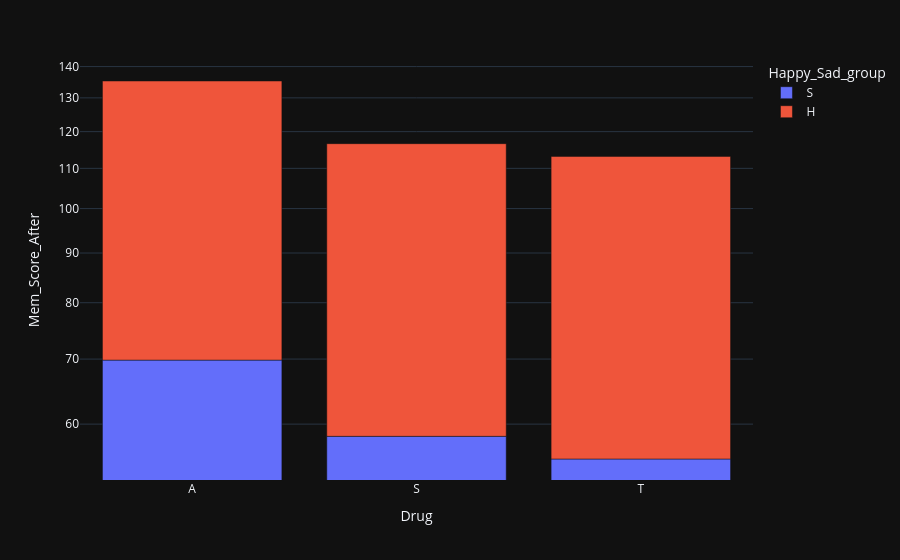

The cell this chart's notebook holds for it:
### Markdown cell above
Participants who received Alprazolam (A) show the highest median memory score after treatment, with a wider performance range indicating mixed but overall stronger recall. Triazolam (T) and the placebo (S) show lower medians, suggesting weaker memory retention compared to Alprazolam.

### Code cell
grgs = cleaned_data.groupby(["Drug","Happy_Sad_group"])[["Mem_Score_After"]].mean().reset_index()
fig = px.bar(grgs[['Drug', 'Mem_Score_After','Happy_Sad_group']].sort_values('Mem_Score_After', ascending=False), 
             y="Mem_Score_After", x="Drug", color='Happy_Sad_group', 
             log_y=True, template='plotly_dark')
fig.show()

### Figure 1 — Plotly figure (JSON) as saved in the notebook; plotly's stock layout.template omitted (floating-point values rounded to 4 significant figures)
{"data": [{"hovertemplate": "Happy_Sad_group=S<br>Drug=%{x}<br>Mem_Score_After=%{y}<extra></extra>", "legendgroup": "S", "marker": {"color": "#636efa", "pattern": {"shape": ""}}, "name": "S", "orientation": "v", "showlegend": true, "textposition": "auto", "type": "bar", "x": ["A", "S", "T"], "xaxis": "x", "y": [69.83, 58.29, 55.24], "yaxis": "y"}, {"hovertemplate": "Happy_Sad_group=H<br>Drug=%{x}<br>Mem_Score_After=%{y}<extra></extra>", "legendgroup": "H", "marker": {"color": "#EF553B", "pattern": {"shape": ""}}, "name": "H", "orientation": "v", "showlegend": true, "textposition": "auto", "type": "bar", "x": ["A", "S", "T"], "xaxis": "x", "y": [65.47, 58.34, 57.92], "yaxis": "y"}], "layout": {"barmode": "relative", "legend": {"title": {"text": "Happy_Sad_group"}, "tracegroupgap": 0}, "margin": {"t": 60}, "xaxis": {"anchor": "y", "domain": [0.0, 1.0], "title": {"text": "Drug"}}, "yaxis": {"anchor": "x", "domain": [0.0, 1.0], "title": {"text": "Mem_Score_After"}, "type": "log"}}}
